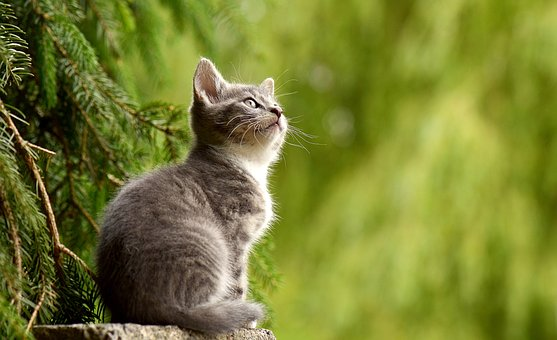
#> input picture IEE RAS OpenCV/Exercicio 2/Cat.jpg, 557 x 340 px
$ python main.py
#> lines starting #> are read from the running program, lines starting #| are printed output that depends on the picture
import cv2 as cv
from numpy import sin, cos, tan, sqrt

img = cv.imread('Cat.jpg')
#> img is the input picture: shape (340, 557, 3); mean B, G, R 50, 125.9, 119.2
cv.imshow("gatiu", img)

for y in range(0, img.shape[0]):
    for x in range(0, img.shape[1]):
        img[y, x] = (sin(x**2), cos(y**2), tan((x+y)**2)) # linhas verticais vermelhas
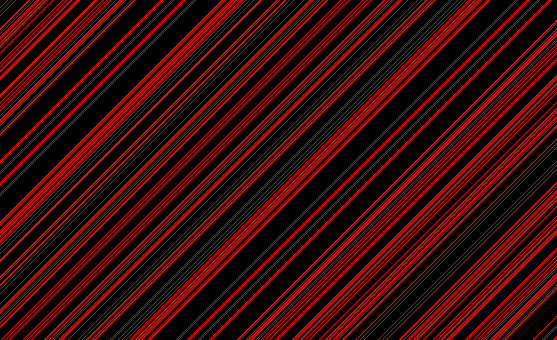
#> img: shape (340, 557, 3); mean B, G, R 0, 0, 57.2
        #img[y, x] = (sqrt(x**2+2*x-6), sqrt(y**2-2*x), (x+y)) # Não sei descrever esse :v

cv.imshow("Modificado", img)

cv.waitKey(0)
cv.imwrite("Modificado.jpg", img)
